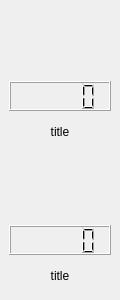
<ui version="4.0" >
 <class>TwoKnobsBase</class>
 <widget class="QWidget" name="TwoKnobsBase" >
  <property name="geometry" >
   <rect>
    <x>0</x>
    <y>0</y>
    <width>120</width>
    <height>300</height>
   </rect>
  </property>
  <property name="sizePolicy" >
   <sizepolicy>
    <hsizetype>3</hsizetype>
    <vsizetype>3</vsizetype>
    <horstretch>0</horstretch>
    <verstretch>0</verstretch>
   </sizepolicy>
  </property>
  <property name="windowTitle" >
   <string>TwoKnobs</string>
  </property>
  <layout class="QVBoxLayout" >
   <property name="margin" >
    <number>9</number>
   </property>
   <property name="spacing" >
    <number>6</number>
   </property>
   <item>
    <layout class="QVBoxLayout" >
     <property name="margin" >
      <number>0</number>
     </property>
     <property name="spacing" >
      <number>6</number>
     </property>
     <item>
      <widget class="QwtKnob" name="_knob1" >
       <property name="minimumSize" >
        <size>
         <width>40</width>
         <height>40</height>
        </size>
       </property>
      </widget>
     </item>
     <item>
      <layout class="QVBoxLayout" >
       <property name="margin" >
        <number>0</number>
       </property>
       <property name="spacing" >
        <number>6</number>
       </property>
       <item>
        <widget class="QLCDNumber" name="_lcd1" >
         <property name="minimumSize" >
          <size>
           <width>40</width>
           <height>0</height>
          </size>
         </property>
        </widget>
       </item>
       <item>
        <widget class="QLabel" name="_label1" >
         <property name="minimumSize" >
          <size>
           <width>40</width>
           <height>0</height>
          </size>
         </property>
         <property name="text" >
          <string>title</string>
         </property>
         <property name="alignment" >
          <set>Qt::AlignCenter</set>
         </property>
        </widget>
       </item>
      </layout>
     </item>
    </layout>
   </item>
   <item>
    <layout class="QVBoxLayout" >
     <property name="margin" >
      <number>0</number>
     </property>
     <property name="spacing" >
      <number>6</number>
     </property>
     <item>
      <widget class="QwtKnob" name="_knob2" >
       <property name="minimumSize" >
        <size>
         <width>40</width>
         <height>40</height>
        </size>
       </property>
      </widget>
     </item>
     <item>
      <layout class="QVBoxLayout" >
       <property name="margin" >
        <number>0</number>
       </property>
       <property name="spacing" >
        <number>6</number>
       </property>
       <item>
        <widget class="QLCDNumber" name="_lcd2" >
         <property name="minimumSize" >
          <size>
           <width>40</width>
           <height>0</height>
          </size>
         </property>
        </widget>
       </item>
       <item>
        <widget class="QLabel" name="_label2" >
         <property name="minimumSize" >
          <size>
           <width>40</width>
           <height>0</height>
          </size>
         </property>
         <property name="text" >
          <string>title</string>
         </property>
         <property name="alignment" >
          <set>Qt::AlignCenter</set>
         </property>
        </widget>
       </item>
      </layout>
     </item>
    </layout>
   </item>
  </layout>
 </widget>
 <customwidgets>
  <customwidget>
   <class>QwtKnob</class>
   <extends>QWidget</extends>
   <header>qwt_knob.h</header>
  </customwidget>
 </customwidgets>
 <resources/>
 <connections>
  <connection>
   <sender>_knob1</sender>
   <signal>valueChanged(double)</signal>
   <receiver>_lcd1</receiver>
   <slot>display(double)</slot>
   <hints>
    <hint type="sourcelabel" >
     <x>45</x>
     <y>41</y>
    </hint>
    <hint type="destinationlabel" >
     <x>55</x>
     <y>109</y>
    </hint>
   </hints>
  </connection>
  <connection>
   <sender>_knob2</sender>
   <signal>valueChanged(double)</signal>
   <receiver>_lcd2</receiver>
   <slot>display(double)</slot>
   <hints>
    <hint type="sourcelabel" >
     <x>69</x>
     <y>208</y>
    </hint>
    <hint type="destinationlabel" >
     <x>63</x>
     <y>257</y>
    </hint>
   </hints>
  </connection>
 </connections>
</ui>
